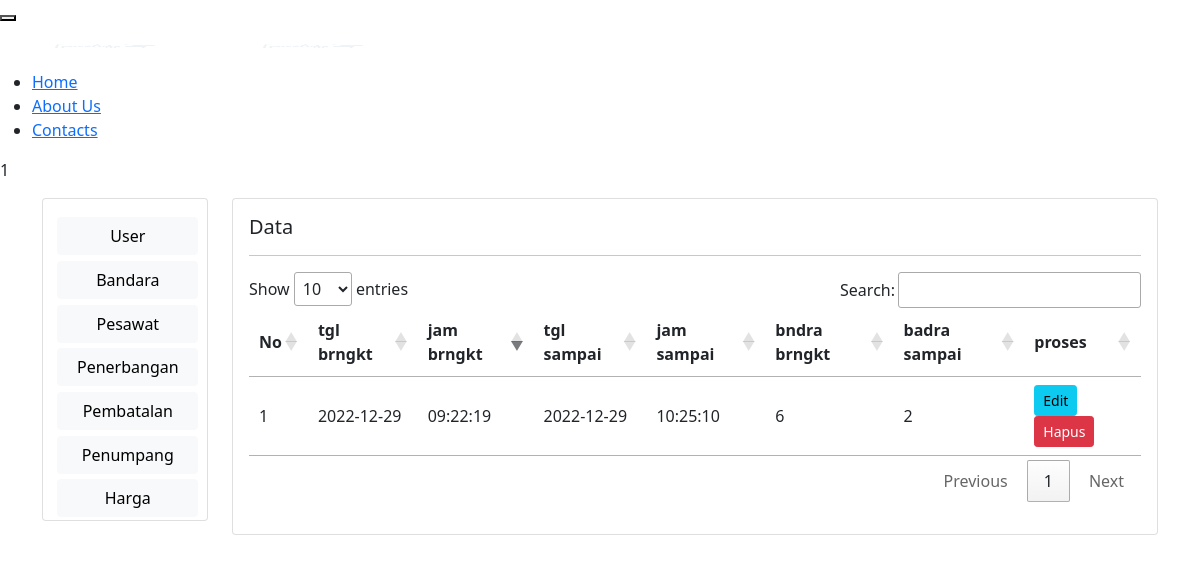
Page /site/penumpang.php on the committed database.
### tables this page shows
CREATE TABLE `penerbangan` (
  `id_penerbangan` int(50) NOT NULL,
  `id_pesawat` int(50) NOT NULL,
  `tanggal_berangkat` date NOT NULL,
  `jam_berangkat` time NOT NULL,
  `tanggal_sampai` date NOT NULL,
  `jam_sampai` time NOT NULL,
  `bandara_berangkat` int(50) NOT NULL,
  `bandara_tujuan` int(50) NOT NULL,
  `tipe` enum('Direct','Non-Stop') NOT NULL,
  `status` enum('Check In','Waiting Room','Boarding','Final Call','Departed') NOT NULL
);

### site/penumpang.php (the view, shortened to what this page needs)
<!DOCTYPE html>
<html>
<head>
	<link href="https://cdn.jsdelivr.net/npm/bootstrap@5.0.2/dist/css/bootstrap.min.css" rel="stylesheet">
</head>
<body>
	<?= include "header.php"; ?>
	<main>
		<div class="container mt-3">
			<div class="row">
				<div class="col-sm-2">
					<div class="card">
						<?php include "dasboardadmin.php"; ?>
					</div>
				</div>
				<div class="col-sm-10">
					<div class="card">
						<div class="card-body">
							<h5 class="card-tittle">Data</h5>
							<hr>
							<table id="tabel-data">
                                <thead class="thead-dark">
                                    <tr>
                                        <th>No</th>
                                        <th>tgl brngkt</th>
                                        <th>jam brngkt</th>
                                        <th>tgl sampai</th>
                                        <th>jam sampai</th>
                                        <th>bndra brngkt</th>
                                        <th>badra sampai</th>
                                        <th>proses</th>
                                    </tr>
                                </thead>
                                <tbody>
                                    <?php
                                    include_once('koneksi.php');
                                    $sql = mysqli_query($koneksi, "SELECT * FROM penerbangan");
                                    foreach ($sql as $row) {
                                    ?>
                                        <tr>
                                            <td><?= $row["id_penerbangan"]; ?></td>
                                            <td><?= $row["tanggal_berangkat"]; ?></td>
                                            <td><?= $row["jam_berangkat"]; ?></td>
                                            <td><?= $row["tanggal_sampai"]; ?></td>
                                            <td><?= $row["jam_sampai"]; ?></td>
                                            <td><?= $row["bandara_berangkat"]; ?></td>
                                            <td><?= $row["bandara_tujuan"]; ?></td>
                                            <td>
                                            	<a href="editpesawat.php?id=<?= $item['id_pesawat']; ?>" class="btn btn-info btn-sm">Edit</a>
                        						<a href="hpspesawat.php?id=<?= $item['id_pesawat']; ?>" onclick="return confirm ('Apakah Anda yakin akan menghapus data?')" class="btn btn-danger btn-sm">Hapus</a>
                                            </td>
                                        </tr>
                                    <?php } ?>
                            </table>
						</div>
					</div>
				</div>
			</div>
		</div>
	</main>
    <link rel="stylesheet" type="text/css" media="screen" href="https://cdn.datatables.net/1.10.24/css/jquery.dataTables.min.css">
</body>
</html>

### rows in the picture
penerbangan: id_penerbangan "1", tanggal_berangkat "2022-12-29", jam_berangkat "09:22:19", tanggal_sampai "2022-12-29", jam_sampai "10:25:10", bandara_berangkat "6", bandara_tujuan "2"

### other values in the picture
include "header.php" "1"
